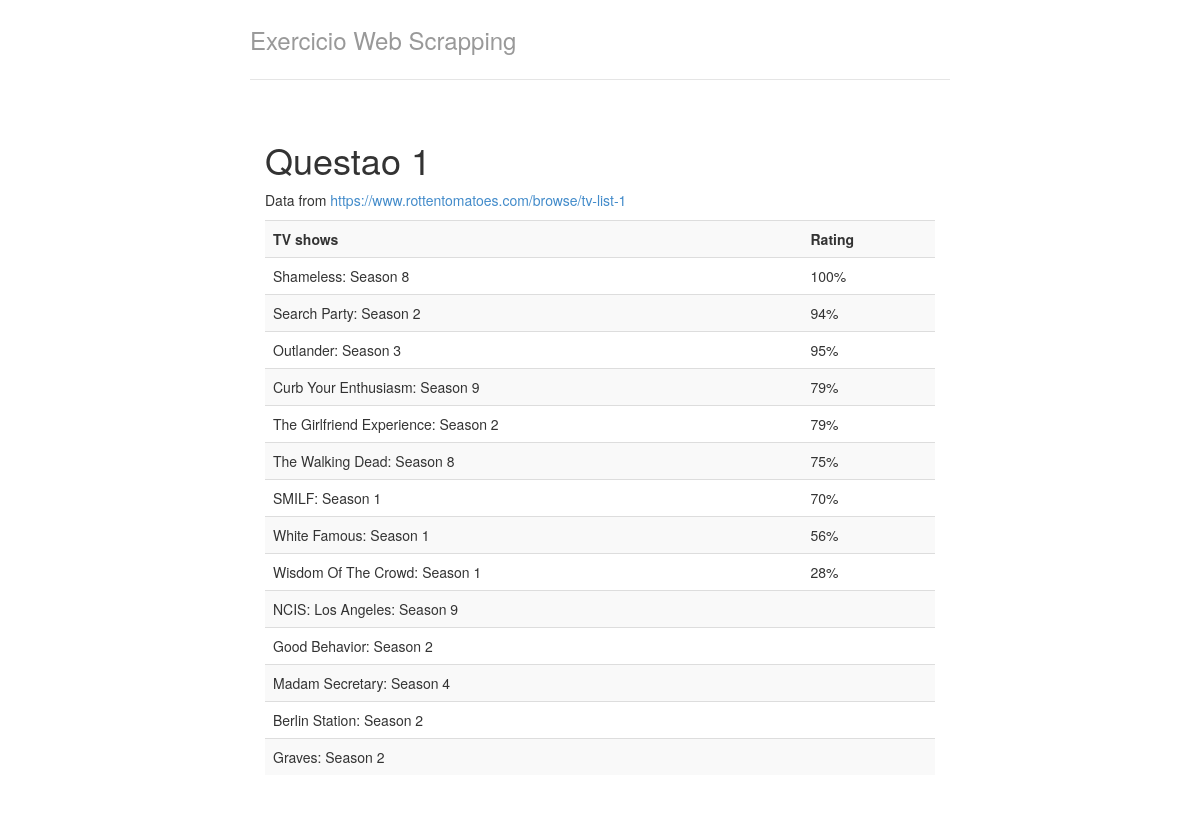
Screenshot of /questao1 with the database file from the repository.
### scrap/models.py (models this page shows)
class Questao1(models.Model):
	movie = models.CharField(max_length = 255)
	rating = models.CharField(max_length = 255)

### scrap/views.py (the view)
# urls.py: url(r'^questao1$', views.questao1, name = 'questao1'),
def questao1(request):
	items = Questao1.objects.all()
	return render(request,'questao1.html', {'items' : items})

### scrap/templates/questao1.html
{% extends 'base.html' %}
{% block body %}
<div class = "col-lg-12">
	<h1>Questao 1</h1>
	<p>Data from <a href="https://www.rottentomatoes.com/browse/tv-list-1">https://www.rottentomatoes.com/browse/tv-list-1</a></p>
	<table class="table table-striped">
		<tr>
			<th>TV shows</th>
			<th>Rating</th>
		</tr>
		{% for movie in items.all %}
			<tr>
				<td>{{movie.movie}}</td>
				<td>{{movie.rating}}</td>
			</tr>
		{% endfor %}
 	</table>
</div>
{% endblock %}

### scrap/templates/base.html (shortened to what this page needs)
{% load staticfiles %}
<!doctype html>
<html lang = "pt-br">
	<head>
		<link rel="stylesheet"
			 href="{% static 'styles/bootstrap.css' %}">
		<link rel="stylesheet"
			 href="{% static 'styles/main.css' %}">
	</head>
	<body>
		<div class="container">
			<div class = "header">
				<h3 class = "text-muted">Exercicio Web Scrapping</h3>
			</div>
			<div class="row content">
				{% block body%}
				{% endblock %}
			</div>
		</div>
	</body>
</html>

### scrap/static/styles/main.css (style rules this page uses)
body { padding-top: 20px; padding-bottom: 20px; }
.header, .content, .footer { padding-left: 15px; padding-right: 15px; }
.header { border-bottom: 1px solid #e5e5e5; }
.header h3 { margin-top: 0; margin-bottom: 0; line-height: 40px; padding-bottom: 19px; }
@media (min-width: 768px) { .container { max-width: 730px; } }
.content { margin: 40px 0; }
@media screen and (min-width: 768px) { .header, .content, .footer { padding-left: 0; padding-right: 0; } }
@media screen and (min-width: 768px) { .header { margin-bottom: 30px; } }

### rows the page displays
Questao1: movie "Shameless: Season 8", rating "100%"
Questao1: movie "Search Party: Season 2", rating "94%"
Questao1: movie "Outlander: Season 3", rating "95%"
Questao1: movie "Curb Your Enthusiasm: Season 9", rating "79%"
Questao1: movie "The Girlfriend Experience: Season 2", rating "79%"
Questao1: movie "The Walking Dead: Season 8", rating "75%"
Questao1: movie "SMILF: Season 1", rating "70%"
Questao1: movie "White Famous: Season 1", rating "56%"
Questao1: movie "Wisdom Of The Crowd: Season 1", rating "28%"
Questao1: movie "NCIS: Los Angeles: Season 9"
Questao1: movie "Good Behavior: Season 2"
Questao1: movie "Madam Secretary: Season 4"
Questao1: movie "Berlin Station: Season 2"
Questao1: movie "Graves: Season 2"
